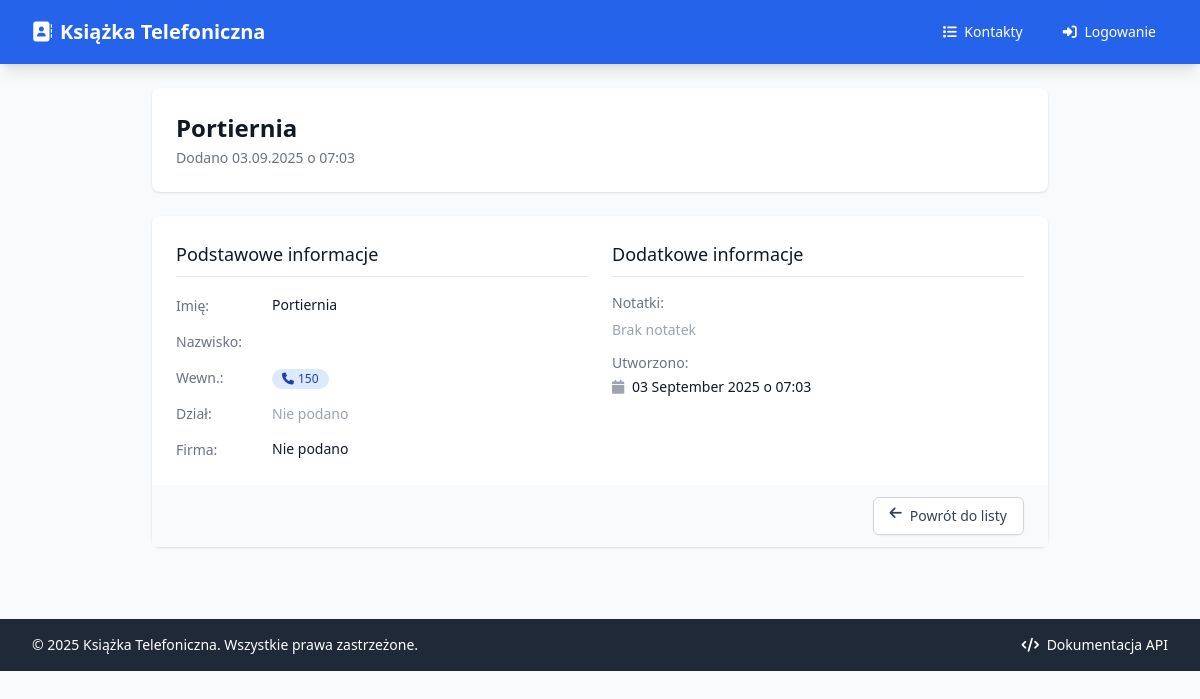
Screenshot of /kontakty/2bc542a9-6d94-4f15-a430-86c1eb453d87 with the database file from the repository.
### app/models/contact.py (models this page shows)
class ContactBase(SQLModel):
    imie: str = Field(description="Imię kontaktu")
    nazwisko: str = Field(description="Nazwisko kontaktu")
    numer_wewnetrzny: str = Field(
        unique=True,
        index=True,
        description="Unikalny numer wewnętrzny firmy"
    )
    dzial: Optional[str] = Field(default=None, index=True, description="Nazwa działu")
    firma: Optional[str] = Field(default=None, description="Nazwa firmy")
    notatki: Optional[str] = Field(default=None, description="Dodatkowe notatki")

class Contact(ContactBase, table=True):
    __tablename__ = "kontakty"
    id: Optional[str] = Field(
        default_factory=lambda: str(uuid.uuid4()),
        primary_key=True,
        description="Unikalny identyfikator kontaktu"
    )
    created_at: datetime = Field(
        default_factory=datetime.utcnow,
        description="Data utworzenia kontaktu"
    )
    updated_at: datetime = Field(
        default_factory=datetime.utcnow,
        description="Data ostatniej modyfikacji"
    )

### app/routers/contacts.py (the view)
@router.get("/kontakty/{contact_id}", response_class=HTMLResponse, name="contact_detail")
async def contact_detail(
    request: Request,
    contact_id: str,
    session: Session = Depends(get_session)
):
    contact = session.get(Contact, contact_id)
    if not contact:
        raise HTTPException(status_code=404, detail="Kontakt nie został znaleziony")
    user = get_current_user(request)
    return templates.TemplateResponse(
        "contacts/detail.html",
        {
            "request": request,
            "title": f"{contact.imie} {contact.nazwisko} - Książka Telefoniczna",
            "contact": contact,
            "user": user
        }
    )

### app/templates/contacts/detail.html (shortened to what this page needs)
{% extends "base.html" %}
{% block content %}
<div class="max-w-4xl mx-auto">
    <div class="bg-white shadow rounded-lg mb-6">
        <div class="px-4 py-5 sm:p-6">
            <div class="flex items-center justify-between">
                <div>
                    <h1 class="text-2xl font-bold text-gray-900">
                        {{ contact.imie }} {{ contact.nazwisko }}
                    </h1>
                    <p class="mt-1 text-sm text-gray-500">
                        Dodano {{ contact.created_at.strftime('%d.%m.%Y o %H:%M') }}
                    </p>
                </div>
            </div>
        </div>
    </div>
    <div class="bg-white shadow rounded-lg">
        <div class="px-4 py-5 sm:p-6">
            <div class="grid grid-cols-1 md:grid-cols-2 gap-6">
                <div class="space-y-4">
                    <h3 class="text-lg font-medium text-gray-900 border-b border-gray-200 pb-2">
                        Podstawowe informacje
                    </h3>
                    <div class="space-y-3">
                        <div class="flex items-center">
                            <div class="flex-shrink-0 w-24">
                                <span class="text-sm font-medium text-gray-500">Imię:</span>
                            </div>
                            <div class="text-sm text-gray-900">{{ contact.imie }}</div>
                        </div>
                        <div class="flex items-center">
                            <div class="flex-shrink-0 w-24">
                                <span class="text-sm font-medium text-gray-500">Nazwisko:</span>
                            </div>
                        </div>
                        <div class="flex items-center">
                            <div class="flex-shrink-0 w-24">
                                <span class="text-sm font-medium text-gray-500">Wewn.:</span>
                            </div>
                            <div>
                                <span class="inline-flex items-center px-2.5 py-0.5 rounded-full text-xs font-medium bg-blue-100 text-blue-800">
                                    <i class="fas fa-phone mr-1"></i>
                                    {{ contact.numer_wewnetrzny }}
                                </span>
                            </div>
                        </div>
                        <div class="flex items-center">
                            <div class="flex-shrink-0 w-24">
                                <span class="text-sm font-medium text-gray-500">Dział:</span>
                            </div>
                            <div>
                                {% if contact.dzial %}
                                    <span class="inline-flex items-center px-2.5 py-0.5 rounded-full text-xs font-medium bg-gray-100 text-gray-800">
                                        {{ contact.dzial }}
                                    </span>
                                {% else %}
                                    <span class="text-sm text-gray-400">Nie podano</span>
                                {% endif %}
                            </div>
                        </div>
                        <div class="flex items-center">
                            <div class="flex-shrink-0 w-24">
                                <span class="text-sm font-medium text-gray-500">Firma:</span>
                            </div>
                            <div class="text-sm text-gray-900">
                                {{ contact.firma or "Nie podano" }}
                            </div>
                        </div>
                    </div>
                </div>
                <div class="space-y-4">
                    <h3 class="text-lg font-medium text-gray-900 border-b border-gray-200 pb-2">
                        Dodatkowe informacje
                    </h3>
                    <div class="space-y-3">
                        <div>
                            <span class="text-sm font-medium text-gray-500 block mb-1">Notatki:</span>
                            {% if contact.notatki %}
                                <div class="text-sm text-gray-900 bg-gray-50 p-3 rounded-md">
                                    {{ contact.notatki|replace('\n', '<br>')|safe }}
                                </div>
                            {% else %}
                                <span class="text-sm text-gray-400">Brak notatek</span>
                            {% endif %}
                        </div>
                        <div>
                            <span class="text-sm font-medium text-gray-500 block mb-1">Utworzono:</span>
                            <div class="text-sm text-gray-900">
                                <i class="fas fa-calendar mr-1 text-gray-400"></i>
                                {{ contact.created_at.strftime('%d %B %Y o %H:%M') }}
                            </div>
                        </div>
                    </div>
                </div>
            </div>
        </div>
        <div class="bg-gray-50 px-4 py-3 sm:px-6 sm:flex sm:flex-row-reverse">
            <a
                href="/kontakty"
                class="w-full inline-flex justify-center rounded-md border border-gray-300 shadow-sm px-4 py-2 bg-white text-base font-medium text-gray-700 hover:bg-gray-50 focus:outline-none focus:ring-2 focus:ring-offset-2 focus:ring-blue-500 sm:ml-3 sm:w-auto sm:text-sm"
            >
                <i class="fas fa-arrow-left mr-2"></i>
                Powrót do listy
            </a>
        </div>
    </div>
</div>
{% endblock %}

### rows the page displays
Contact: imie "Portiernia", created_at "03.09.2025 o 07:03", numer_wewnetrzny "150", firma "Nie podano", created_at "03 September 2025 o 07:03"
